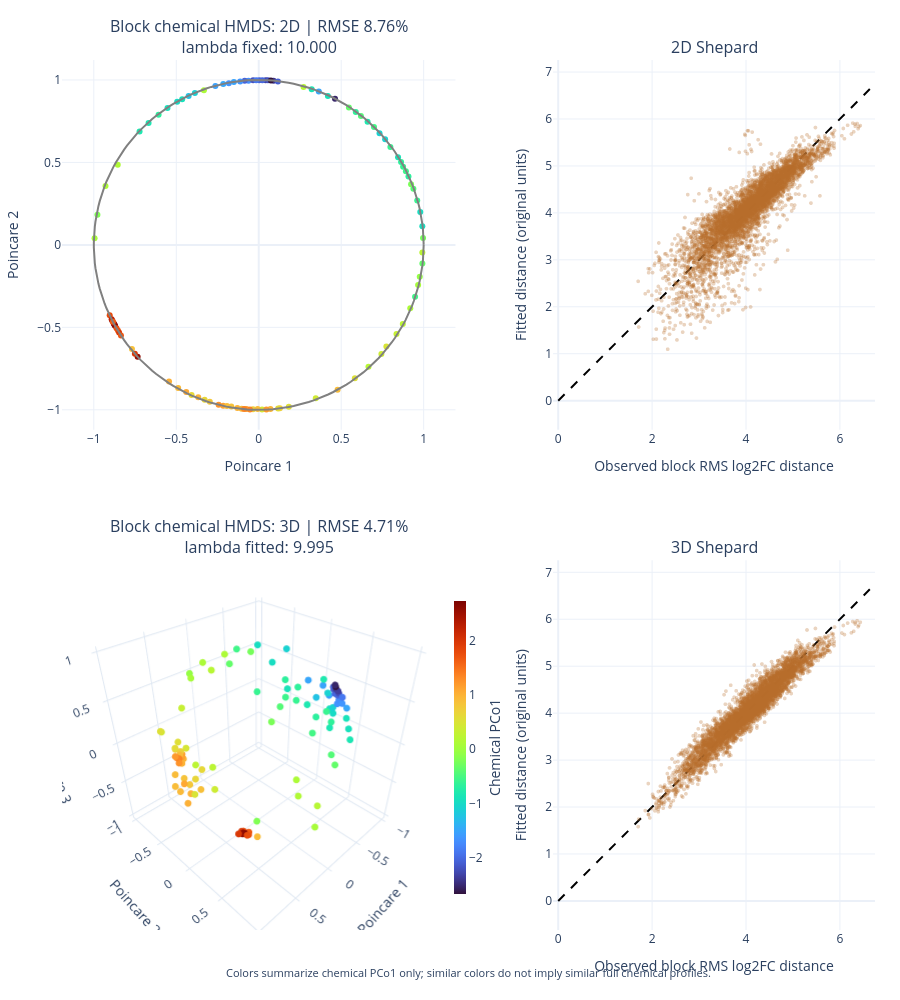

Here is the notebook cell this chart was saved with:
### Code cell
# Fixed chemical reference determines color; each embedding keeps its own distances.
from pathlib import Path
import sys
import importlib
color_root = next(root for root in (Path.cwd(), Path.cwd().parent)
                  if (root / 'notebook/chemical_colors.py').is_file())
if str(color_root / 'notebook') not in sys.path:
    sys.path.insert(0, str(color_root / 'notebook'))
import chemical_colors
importlib.reload(chemical_colors)
from chemical_colors import build_chemical_colors, mpl_colors, plotly_colors, mpl_colorbar_kwargs
if 'chemical_color_mapping' not in globals() or 'scores' not in chemical_color_mapping:
    if 'chemical_rdm' not in globals():
        raise RuntimeError('Run 化学 RDM 单元 then the color setup in 二维 MDS 单元 or 化学配色单元; no neural fit is needed')
    chemical_color_mapping = build_chemical_colors(chemical_rdm)
# Reuse this frozen mapping even when plotting a different RDM or sample order.
# Run 化学配色单元 explicitly to replace the reference or colormap.

# Reconstruct the paired block-chemical RDM using ALL full-library blocks.
# Retain groups flagged by the subset check; do not refit groups or change their weights.
# HMDS matches 单分子等权化学 HMDS 单元: shared residual sigma; fixed 2D lambda; freely fitted 3D lambda.
from pathlib import Path
from datetime import datetime
import importlib
import json
import pickle
import sys
import numpy as np
import pandas as pd
import matplotlib.pyplot as plt
from IPython.display import display

CHEM_BLOCK_HMDS_FIXED_LAMBDA_2D = 10.0
CHEM_BLOCK_HMDS_SEED = 20260919
CHEM_BLOCK_HMDS_INITIAL_LAMBDAS = (0.5, 2.0, 5.0)
CHEM_BLOCK_HMDS_MAX_BLOCKS = 20
CHEM_BLOCK_HMDS_ITERATIONS_PER_BLOCK = 1000
CHEM_BLOCK_HMDS_GRADIENT_TOLERANCE = 1e-6

if 'chemical_block_result' not in globals() or 'paired_subset_check' not in chemical_block_result:
    raise RuntimeError('Run the full-library version of 化学共变组分析单元 first')
if 'neural_rdm' not in globals():
    raise RuntimeError('Neural sample IDs are needed to define the paired subset')
chemical_block_hmds_root = next(
    root for root in (Path.cwd(), Path.cwd().parent)
    if (root / 'notebook/03_chemical_neuron_bacteria.ipynb').is_file()
)
if str(chemical_block_hmds_root / 'notebook') not in sys.path:
    sys.path.insert(0, str(chemical_block_hmds_root / 'notebook'))
import chemical_blocks
import chemical_hmds_polar
import chemical_hmds
chemical_blocks = importlib.reload(chemical_blocks)
chemical_hmds_polar = importlib.reload(chemical_hmds_polar)
chemical_hmds = importlib.reload(chemical_hmds)

chemical_block_hmds_source = chemical_block_result
chemical_block_hmds_ids = neural_rdm.index[
    neural_rdm.index.isin(chemical_block_hmds_source['input_profiles'].index)
]
if not chemical_block_hmds_ids.equals(chemical_block_hmds_source['paired_subset_check']['rdm'].index):
    raise ValueError('Paired sample IDs changed; rerun 化学共变组分析单元 before fitting')
chemical_block_hmds_profiles = chemical_block_hmds_source['input_profiles'].loc[chemical_block_hmds_ids]
chemical_block_hmds_groups = chemical_block_hmds_source['groups'].copy()  # ALL groups, including flagged groups.
chemical_block_hmds_rdm, chemical_block_hmds_weights = chemical_blocks.equal_block_distance(
    chemical_block_hmds_profiles, chemical_block_hmds_groups,
)
if not chemical_block_hmds_weights.equals(chemical_block_hmds_source['members']['block_feature_weight']):
    raise ValueError('Weights differ from full-library discovery')
if not np.allclose(chemical_block_hmds_rdm,
                   chemical_block_hmds_source['paired_subset_check']['rdm'], rtol=1e-12, atol=1e-12):
    raise ValueError('Recomputed block RDM differs from the frozen full-library RDM submatrix')
chemical_block_hmds_rdm.attrs.update(chemical_block_hmds_source['paired_subset_check']['rdm'].attrs)
chemical_block_hmds_rdm.attrs.update(flagged_groups_retained=True,
                                     sample_scope='Paired subset; frozen full-library blocks and feature weights')
chemical_block_hmds_checks = chemical_block_hmds_source['paired_subset_check']['group_summary']
chemical_block_hmds_flagged = chemical_block_hmds_checks.loc[
    chemical_block_hmds_checks.paired_relationships_pass.eq(False).fillna(False)
].copy()
assert chemical_block_hmds_flagged.index.isin(chemical_block_hmds_groups.unique()).all()
print(f'Paired RDM: {chemical_block_hmds_rdm.shape}; '
      f'{chemical_block_hmds_profiles.shape[1]} molecules; {chemical_block_hmds_groups.nunique()} full-library blocks')
print('Retained flagged blocks:', chemical_block_hmds_flagged.index.tolist())
display(chemical_block_hmds_flagged)

# Import shared geometry directly; no historical neural fit is required.
import neural_hmds
neural_hmds = importlib.reload(neural_hmds)
chemical_block_hmds_output = chemical_block_hmds_root / 'output/jupyter-notebook' / (
    'chemical_block_hmds_' + datetime.now().strftime('%Y%m%d_%H%M%S_%f')
)
chemical_block_hmds_bundle = chemical_hmds.fit_chemical_hmds(
    chemical_block_hmds_rdm,
    neural_hmds.hmds_geometry, neural_hmds.hmds_chart_to_ball,
    chemical_block_hmds_output, seed=CHEM_BLOCK_HMDS_SEED,
    initial_lambdas=CHEM_BLOCK_HMDS_INITIAL_LAMBDAS, max_blocks=CHEM_BLOCK_HMDS_MAX_BLOCKS,
    iterations_per_block=CHEM_BLOCK_HMDS_ITERATIONS_PER_BLOCK,
    gradient_tolerance=CHEM_BLOCK_HMDS_GRADIENT_TOLERANCE,
    fixed_lambda_2d=CHEM_BLOCK_HMDS_FIXED_LAMBDA_2D,
)
chemical_block_hmds_bundle['block_definition'] = dict(
    groups=chemical_block_hmds_groups, feature_weights=chemical_block_hmds_weights,
    discovery_parameters=chemical_block_hmds_source['parameters'].copy(),
    paired_group_checks=chemical_block_hmds_checks.copy(),
    retained_flagged_groups=chemical_block_hmds_flagged.index.tolist(),
    n_discovery_samples=len(chemical_block_hmds_source['input_profiles']),
    n_paired_samples=len(chemical_block_hmds_ids),
)
chemical_block_hmds_summary = chemical_block_hmds_bundle['summary']
# Coordinates for downstream matched analyses use the ORIGINAL neural sample order.
chemical_block_hmds_2d_coordinates = chemical_block_hmds_bundle['results'][2]['coordinates'].reindex(chemical_block_hmds_ids)
chemical_block_hmds_3d_coordinates = chemical_block_hmds_bundle['results'][3]['coordinates'].reindex(chemical_block_hmds_ids)

chemical_block_hmds_rdm.to_csv(chemical_block_hmds_output / 'paired_block_rdm.csv')
chemical_block_hmds_groups.to_csv(chemical_block_hmds_output / 'full_library_groups.csv')
chemical_block_hmds_weights.to_csv(chemical_block_hmds_output / 'full_library_feature_weights.csv')
chemical_block_hmds_flagged.to_csv(chemical_block_hmds_output / 'retained_flagged_groups.csv')
chemical_block_hmds_2d_coordinates.to_csv(chemical_block_hmds_output / 'embedding_2d_neural_order.csv')
chemical_block_hmds_3d_coordinates.to_csv(chemical_block_hmds_output / 'embedding_3d_neural_order.csv')
# Replace the generic bundle with the same fit plus its full grouping provenance.
with (chemical_block_hmds_output / 'chemical_hmds_result.pkl').open('wb') as handle:
    pickle.dump(chemical_block_hmds_bundle, handle)
with (chemical_block_hmds_output / 'chemical_block_hmds_result.pkl').open('wb') as handle:
    pickle.dump(chemical_block_hmds_bundle, handle)
for filename in ('chemical_blocks.py', 'chemical_hmds.py', 'chemical_hmds_polar.py', 'chemical_colors.py'):
    (chemical_block_hmds_output / filename.replace('.py', '_used.py')).write_bytes(
        (chemical_block_hmds_root / 'notebook' / filename).read_bytes()
    )
(chemical_block_hmds_output / 'neural_hmds_used.py').write_bytes(Path(neural_hmds.__file__).read_bytes())
# Source snapshots use the persistent cell ID, independent of notebook ordering.
chemical_block_hmds_notebook = json.loads(
    (chemical_block_hmds_root / 'notebook/03_chemical_neuron_bacteria.ipynb').read_text(encoding='utf-8')
)
chemical_block_hmds_generation_source = next(cell['source'] for cell in chemical_block_hmds_notebook['cells']
                             if cell.get('id') == '36509527')
(chemical_block_hmds_output / 'chemical_block_hmds_generation.py').write_text(
    ''.join(chemical_block_hmds_generation_source), encoding='utf-8'
)

fig_chemical_block_rdm, ax_chemical_block_rdm = plt.subplots(figsize=(9, 8), constrained_layout=True)
chemical_block_rdm_image = ax_chemical_block_rdm.imshow(chemical_block_hmds_rdm, cmap='magma', vmin=0)
chemical_block_rdm_ticks = np.arange(0, len(chemical_block_hmds_rdm), 10)
ax_chemical_block_rdm.set(xticks=chemical_block_rdm_ticks, yticks=chemical_block_rdm_ticks,
                          xticklabels=chemical_block_hmds_ids[chemical_block_rdm_ticks],
                          yticklabels=chemical_block_hmds_ids[chemical_block_rdm_ticks],
                          xlabel='Bacterial stimulus', ylabel='Bacterial stimulus',
                          title='Block chemical RDM: paired bacteria, all full-library blocks retained')
ax_chemical_block_rdm.tick_params(axis='x', labelrotation=90)
fig_chemical_block_rdm.colorbar(chemical_block_rdm_image, ax=ax_chemical_block_rdm, label='Block-equal RMS log2FC')
fig_chemical_block_rdm.savefig(chemical_block_hmds_output / 'paired_block_rdm.png', dpi=160)
plt.show()

display(chemical_block_hmds_summary[[
    'relative_rmse', 'metric_mds_relative_rmse', 'lambda_value', 'lambda_fitted',
    'shared_sigma_original', 'gradient_inf', 'converged', 'gradient_checks_passed',
]])
chemical_block_hmds_figure = chemical_hmds.plot_chemical_hmds(chemical_block_hmds_bundle, color_mapping=chemical_color_mapping)
chemical_colors.save_chemical_colors(chemical_color_mapping, chemical_block_hmds_output / 'color_reference')
for annotation in chemical_block_hmds_figure.layout.annotations:
    annotation.text = annotation.text.replace('Chemical HMDS', 'Block chemical HMDS')
for row in (1, 2):
    chemical_block_hmds_figure.update_xaxes(title_text='Observed block RMS log2FC distance', row=row, col=2)
chemical_block_hmds_figure.write_html(chemical_block_hmds_output / 'block_chemical_hmds_2d_3d.html', include_plotlyjs=True)
chemical_block_hmds_figure.write_json(chemical_block_hmds_output / 'block_chemical_hmds_2d_3d.json')
display({'application/vnd.plotly.v1+json': json.loads(chemical_block_hmds_figure.to_json())}, raw=True)

# Compare to an existing 单分子等权化学 HMDS 单元 fit only when it used the same samples and feature set.
if 'chemical_hmds_bundle' in globals():
    chemical_block_hmds_old_input = chemical_hmds_bundle['input_rdm']
    chemical_block_hmds_baseline = chemical_block_hmds_source['paired_subset_check']['baseline_rdm']
    chemical_block_hmds_matching_baseline = (
        set(chemical_block_hmds_old_input.index) == set(chemical_block_hmds_ids)
        and np.allclose(chemical_block_hmds_old_input.loc[chemical_block_hmds_ids, chemical_block_hmds_ids],
                        chemical_block_hmds_baseline, rtol=1e-10, atol=1e-12)
    )
    if chemical_block_hmds_matching_baseline:
        chemical_block_hmds_comparison = pd.concat({
            'Molecule-equal (单分子等权化学 HMDS 单元)': chemical_hmds_bundle['summary'],
            'Block-equal (组等权化学 HMDS 单元)': chemical_block_hmds_summary,
        }, names=['distance_definition', 'dimension'])[
            ['relative_rmse', 'lambda_value', 'lambda_fitted', 'converged', 'gradient_checks_passed']
        ]
        display(chemical_block_hmds_comparison)
        chemical_block_hmds_comparison.to_csv(chemical_block_hmds_output / 'molecule_vs_block_embedding_summary.csv')
        print('比较的是各自输入 RDM 的重建误差；不能仅据此判定哪一种化学距离更正确。')

print('六个标记组和全部其他组均保留；只改变分子权重，不重新分组。后续神经关联仍使用这 106 株配对菌。')
print('2D lambda 固定为 10；3D lambda 自由拟合。共享 sigma 表示模型残差，不是化学测量误差。')
if not chemical_block_hmds_summary.converged.all() or not chemical_block_hmds_summary.gradient_checks_passed.all():
    print('部分诊断未通过：相应 embedding 为暂定结果，需查看 summary.csv 和梯度检查。')
print('Saved:', chemical_block_hmds_output / 'chemical_block_hmds_result.pkl')

### Figure 1 — Plotly figure (JSON) as saved in the notebook; plotly's stock layout.template omitted (floating-point values rounded to 4 significant figures; data arrays with more than 128 entries replaced by an {"elided": "..."} marker saying what was removed)
{"data": [{"customdata": [0.1435, 0.9394, 1.03, 0.8498, 1.002, 0.9971, 0.9246, 1.147, 0.7015, 0.9834, 0.6243, 1.141, 0.4595, 0.9116, 1.375, 1.361, 1.207, 0.5546, 0.7488, 0.5985, 0.8066, 1.083, 0.9085, 0.6502, 0.8814, 1.255, 0.409, 0.5299, 0.2329, 0.2321, 0.4801, 0.3854, -0.3449, -0.4255, -0.2257, -0.598, -0.8824, -0.5997, -0.5599, -0.6654, -0.6648, -0.5983, -0.644, 0.201, 0.1053, -0.5395, -0.2479, 0.1191, -0.3447, -0.8937, -0.8343, -0.4322, 0.1185, 0.195, -1.087, -0.0695, -0.956, 0.3212, 0.06634, -0.8031, -0.1886, 0.06864, -0.5203, -1.085, -0.9637, 2.58, 2.736, 2.681, 2.673, 1.662, 1.978, 1.756, 1.7, 2.596, 1.987, 1.787, 2.483, 2.234, 1.634, 0.9068, -0.8124, -1.493, -1.243, -0.6744, -0.8301, -1.104, -0.9941, -0.923, -1.689, -1.538, -1.645, -2.074, -2.193, -2.392, -2.347, -2.108, -2.203, -2.044, -1.886, -2.026, -0.9163, -1.49, -1.51, -2.667, -2.534, -1.63], "hovertemplate": "%{text}<br>Chemical PCo1: %{customdata:.3f}<extra></extra>", "marker": {"cmax": 2.736, "cmin": -2.667, "color": [0.1435, 0.9394, 1.03, 0.8498, 1.002, 0.9971, 0.9246, 1.147, 0.7015, 0.9834, 0.6243, 1.141, 0.4595, 0.9116, 1.375, 1.361, 1.207, 0.5546, 0.7488, 0.5985, 0.8066, 1.083, 0.9085, 0.6502, 0.8814, 1.255, 0.409, 0.5299, 0.2329, 0.2321, 0.4801, 0.3854, -0.3449, -0.4255, -0.2257, -0.598, -0.8824, -0.5997, -0.5599, -0.6654, -0.6648, -0.5983, -0.644, 0.201, 0.1053, -0.5395, -0.2479, 0.1191, -0.3447, -0.8937, -0.8343, -0.4322, 0.1185, 0.195, -1.087, -0.0695, -0.956, 0.3212, 0.06634, -0.8031, -0.1886, 0.06864, -0.5203, -1.085, -0.9637, 2.58, 2.736, 2.681, 2.673, 1.662, 1.978, 1.756, 1.7, 2.596, 1.987, 1.787, 2.483, 2.234, 1.634, 0.9068, -0.8124, -1.493, -1.243, -0.6744, -0.8301, -1.104, -0.9941, -0.923, -1.689, -1.538, -1.645, -2.074, -2.193, -2.392, -2.347, -2.108, -2.203, -2.044, -1.886, -2.026, -0.9163, -1.49, -1.51, -2.667, -2.534, -1.63], "colorbar": {"len": 0.36, "thickness": 12, "title": {"side": "right", "text": "Chemical PCo1"}, "x": 0.47, "y": 0.21}, "colorscale": {"elided": "256x2 mixed values"}, "showscale": false, "size": 6}, "mode": "markers", "showlegend": false, "text": ["A148", "A001", "A002", "A005", "A006", "A007", "A008", "A009", "A010", "A011", "A013", "A014", "A015", "A016", "A017", "A019", "A020", "A021", "A022", "A023", "A024", "A025", "A026", "A029", "A034", "A038", "A040", "A041", "A044", "A045", "A048", "A049", "A065", "A073", "A074", "A075", "A077", "A079", "A080", "A084", "A085", "A093", "A095", "A110", "A113", "A118", "A128", "A132", "A136", "A137", "A138", "A139", "A146", "A151", "A165", "A178", "A179", "A181", "A184", "A187", "A189", "A199", "A200", "A206", "A215", "A226", "A228", "A231", "A232", "A234", "A235", "A236", "A237", "A238", "A240", "A241", "A246", "A247", "A248", "A249", "A253", "A255", "A257", "A258", "A260", "A264", "A266", "A268", "A269", "A285", "A287", "A288", "A289", "A290", "A291", "A292", "A293", "A294", "A295", "A296", "A297", "A298", "A299", "A300", "A302", "A305"], "type": "scatter", "x": [-0.855, -0.4884, -0.5439, -0.1662, -0.3668, -0.1297, -0.1036, -0.07416, -0.03499, 0.0708, -0.4072, -0.2157, 0.01998, -0.006636, -0.08862, -0.05342, 0.04611, 0.1824, 0.1283, 0.1174, -0.2967, -0.4397, -0.193, -0.3283, -0.7687, -0.2433, 0.3458, 0.5827, 0.8734, 0.9918, 0.7738, 0.7437, 0.9921, 0.9376, 0.9235, 0.9609, 0.8445, 0.8752, 0.8922, 0.9078, 0.8629, 0.7981, 0.5883, 0.6653, 0.9187, 0.9479, 0.9963, -0.9289, 0.5466, 0.4192, 0.3211, 0.6195, -0.3325, 0.2717, 0.7323, 0.9762, 0.9918, 0.8352, 0.9662, 0.6598, -0.9781, -0.9953, 0.6988, 0.7663, 0.9794, -0.8738, -0.871, -0.888, -0.8773, -0.8538, -0.8467, -0.8623, -0.8354, -0.7343, -0.7511, -0.9037, -0.8798, -0.892, -0.8839, 0.478, -0.7225, 0.3642, -0.4252, -0.6073, -0.6679, -0.3871, -0.4946, -0.4643, -0.0622, -0.2629, -0.1814, 0.003204, -0.03399, 0.08994, 0.04197, 0.1164, 0.05559, -0.08511, -0.0155, 0.02147, -0.5533, -0.215, -0.151, 0.07359, 0.4624, -0.1127], "xaxis": "x", "y": [0.4863, -0.8673, -0.8286, -0.9803, -0.9237, -0.9892, -0.9934, -0.9957, -0.9967, -0.9954, -0.9098, -0.9751, -0.9986, -0.9952, -0.995, -0.9981, -0.998, -0.9817, -0.9905, -0.9923, -0.951, -0.8922, -0.9767, -0.9391, -0.6315, -0.9688, -0.9305, -0.8089, -0.4791, -0.04653, -0.6161, -0.6615, -0.1127, 0.3402, 0.367, 0.2697, 0.5313, 0.4733, 0.4467, 0.4143, 0.502, 0.5941, 0.8062, -0.7383, -0.3836, -0.3143, 0.04241, 0.357, 0.8334, 0.9029, 0.9438, 0.7811, 0.9381, 0.9577, 0.6771, -0.1938, 0.1126, -0.541, -0.243, 0.7466, 0.1833, 0.03957, 0.7144, 0.6397, 0.1994, -0.4857, -0.4909, -0.4595, -0.4796, -0.5195, -0.5308, -0.5057, -0.5487, -0.6782, -0.6596, -0.4273, -0.4751, -0.4517, -0.4665, -0.8781, 0.6872, 0.9299, 0.9026, 0.7891, 0.7396, 0.9202, 0.8674, 0.8826, 0.9952, 0.9632, 0.9803, 0.9988, 0.9983, 0.995, 0.9984, 0.9913, 0.9978, 0.9953, 0.9979, 0.9988, 0.8302, 0.975, 0.9871, 0.9971, 0.8863, 0.991], "yaxis": "y"}, {"hoverinfo": "skip", "line": {"color": "gray"}, "mode": "lines", "showlegend": false, "type": "scatter", "x": {"elided": "200 float values"}, "xaxis": "x", "y": {"elided": "200 float values"}, "yaxis": "y"}, {"marker": {"color": "#b76d2b", "opacity": 0.3, "size": 4}, "mode": "markers", "showlegend": false, "type": "scattergl", "x": {"elided": "5565 float values"}, "xaxis": "x2", "y": {"elided": "5565 float values"}, "yaxis": "y2"}, {"hoverinfo": "skip", "line": {"color": "black", "dash": "dash"}, "mode": "lines", "showlegend": false, "type": "scatter", "x": [0, 6.637], "xaxis": "x2", "y": [0, 6.637], "yaxis": "y2"}, {"customdata": [0.1435, 0.9394, 1.03, 0.8498, 1.002, 0.9971, 0.9246, 1.147, 0.7015, 0.9834, 0.6243, 1.141, 0.4595, 0.9116, 1.375, 1.361, 1.207, 0.5546, 0.7488, 0.5985, 0.8066, 1.083, 0.9085, 0.6502, 0.8814, 1.255, 0.409, 0.5299, 0.2329, 0.2321, 0.4801, 0.3854, -0.3449, -0.4255, -0.2257, -0.598, -0.8824, -0.5997, -0.5599, -0.6654, -0.6648, -0.5983, -0.644, 0.201, 0.1053, -0.5395, -0.2479, 0.1191, -0.3447, -0.8937, -0.8343, -0.4322, 0.1185, 0.195, -1.087, -0.0695, -0.956, 0.3212, 0.06634, -0.8031, -0.1886, 0.06864, -0.5203, -1.085, -0.9637, 2.58, 2.736, 2.681, 2.673, 1.662, 1.978, 1.756, 1.7, 2.596, 1.987, 1.787, 2.483, 2.234, 1.634, 0.9068, -0.8124, -1.493, -1.243, -0.6744, -0.8301, -1.104, -0.9941, -0.923, -1.689, -1.538, -1.645, -2.074, -2.193, -2.392, -2.347, -2.108, -2.203, -2.044, -1.886, -2.026, -0.9163, -1.49, -1.51, -2.667, -2.534, -1.63], "hovertemplate": "%{text}<br>Chemical PCo1: %{customdata:.3f}<extra></extra>", "marker": {"cmax": 2.736, "cmin": -2.667, "color": [0.1435, 0.9394, 1.03, 0.8498, 1.002, 0.9971, 0.9246, 1.147, 0.7015, 0.9834, 0.6243, 1.141, 0.4595, 0.9116, 1.375, 1.361, 1.207, 0.5546, 0.7488, 0.5985, 0.8066, 1.083, 0.9085, 0.6502, 0.8814, 1.255, 0.409, 0.5299, 0.2329, 0.2321, 0.4801, 0.3854, -0.3449, -0.4255, -0.2257, -0.598, -0.8824, -0.5997, -0.5599, -0.6654, -0.6648, -0.5983, -0.644, 0.201, 0.1053, -0.5395, -0.2479, 0.1191, -0.3447, -0.8937, -0.8343, -0.4322, 0.1185, 0.195, -1.087, -0.0695, -0.956, 0.3212, 0.06634, -0.8031, -0.1886, 0.06864, -0.5203, -1.085, -0.9637, 2.58, 2.736, 2.681, 2.673, 1.662, 1.978, 1.756, 1.7, 2.596, 1.987, 1.787, 2.483, 2.234, 1.634, 0.9068, -0.8124, -1.493, -1.243, -0.6744, -0.8301, -1.104, -0.9941, -0.923, -1.689, -1.538, -1.645, -2.074, -2.193, -2.392, -2.347, -2.108, -2.203, -2.044, -1.886, -2.026, -0.9163, -1.49, -1.51, -2.667, -2.534, -1.63], "colorbar": {"len": 0.36, "thickness": 12, "title": {"side": "right", "text": "Chemical PCo1"}, "x": 0.47, "y": 0.21}, "colorscale": {"elided": "256x2 mixed values"}, "showscale": true, "size": 4}, "mode": "markers", "scene": "scene", "showlegend": false, "text": ["A148", "A001", "A002", "A005", "A006", "A007", "A008", "A009", "A010", "A011", "A013", "A014", "A015", "A016", "A017", "A019", "A020", "A021", "A022", "A023", "A024", "A025", "A026", "A029", "A034", "A038", "A040", "A041", "A044", "A045", "A048", "A049", "A065", "A073", "A074", "A075", "A077", "A079", "A080", "A084", "A085", "A093", "A095", "A110", "A113", "A118", "A128", "A132", "A136", "A137", "A138", "A139", "A146", "A151", "A165", "A178", "A179", "A181", "A184", "A187", "A189", "A199", "A200", "A206", "A215", "A226", "A228", "A231", "A232", "A234", "A235", "A236", "A237", "A238", "A240", "A241", "A246", "A247", "A248", "A249", "A253", "A255", "A257", "A258", "A260", "A264", "A266", "A268", "A269", "A285", "A287", "A288", "A289", "A290", "A291", "A292", "A293", "A294", "A295", "A296", "A297", "A298", "A299", "A300", "A302", "A305"], "type": "scatter3d", "x": [0.4174, 0.6653, 0.6708, 0.4993, 0.5285, 0.4258, 0.4081, 0.3921, 0.3793, 0.3763, 0.192, 0.3701, 0.2816, 0.6091, 0.4396, 0.4693, 0.4865, 0.3733, 0.4476, 0.4476, 0.4652, 0.5383, 0.7054, 0.3449, 0.3557, 0.4654, 0.6598, 0.8032, 0.9174, 0.8585, 0.9669, 0.8974, 0.2682, 0.288, 0.411, 0.3485, 0.1319, 0.134, 0.1986, 0.08215, 0.03654, -0.08221, -0.07339, -0.1211, 0.1492, 0.004917, 0.01188, -0.1455, 0.03506, -0.3198, -0.2597, 0.05393, 0.4191, 0.2443, -0.2335, 0.3582, -0.2787, 0.7228, 0.4696, -0.3284, 0.7123, 0.1454, 0.1652, -0.45, 0.02092, 0.3458, 0.342, 0.3463, 0.3494, 0.2864, 0.3398, 0.3197, 0.3256, 0.368, 0.4073, 0.3474, 0.3384, 0.3343, 0.3172, 0.285, -0.9805, -0.923, -0.9853, -0.9878, -0.9693, -0.9754, -0.9799, -0.9859, -0.9141, -0.9574, -0.9415, -0.876, -0.8788, -0.8633, -0.8624, -0.8918, -0.8726, -0.9117, -0.8531, -0.8998, -0.8758, -0.8648, -0.9309, -0.8465, -0.8331, -0.8983], "y": [0.8816, -0.5147, -0.3903, -0.6703, -0.5279, -0.7919, -0.8411, -0.8328, -0.8614, -0.8266, -0.7486, -0.852, -0.8926, -0.6655, -0.8157, -0.8134, -0.8129, -0.8998, -0.8542, -0.8586, -0.6253, -0.6197, -0.5375, -0.6768, -0.5756, -0.7863, -0.729, -0.5018, 0.1753, 0.3271, 0.1897, 0.3832, -0.09305, 0.5319, 0.5548, 0.3294, 0.466, 0.5691, 0.5081, 0.3954, 0.4987, 0.7273, 0.7926, -0.8441, -0.6299, -0.2869, -0.09039, -0.6403, 0.9523, 0.7817, 0.8858, 0.9164, 0.8524, 0.9611, 0.6155, -0.5737, -0.2948, -0.2259, -0.4027, 0.4898, 0.6892, 0.8889, 0.7843, -0.06939, 0.185, 0.1105, 0.1357, 0.1267, 0.1285, 0.1334, 0.07581, 0.08433, 0.1713, 0.1207, 0.1025, 0.1716, 0.1353, 0.1272, 0.1627, 0.264, -0.1818, -0.1469, -0.06475, -0.04616, 0.1723, 0.1803, 0.1881, 0.1319, 0.2879, 0.1273, 0.2551, 0.2264, 0.245, 0.2728, 0.2989, 0.2237, 0.3052, 0.2346, 0.3673, 0.277, 0.4775, 0.4287, 0.05305, 0.2747, 0.275, 0.3444], "z": [0.1303, -0.5316, -0.6153, -0.5369, -0.6542, -0.432, -0.3514, -0.3865, -0.329, -0.4135, -0.6282, -0.3665, -0.3477, -0.4178, -0.373, -0.3423, -0.317, -0.2195, -0.2602, -0.2469, -0.6198, -0.5618, -0.4488, -0.6411, -0.7287, -0.4035, 0.1284, 0.3098, 0.3445, 0.3721, 0.0595, 0.1918, 0.9571, 0.7926, 0.7124, 0.8749, 0.8719, 0.804, 0.835, 0.9122, 0.8637, 0.6726, 0.6012, 0.5079, 0.7554, 0.9564, 0.9927, 0.7479, 0.2872, 0.5243, 0.3732, 0.386, 0.2897, -0.04199, 0.7486, 0.7287, 0.9116, 0.6444, 0.7801, 0.802, -0.08901, -0.4247, 0.5964, 0.8876, 0.9819, -0.9315, -0.9297, -0.9294, -0.9279, -0.9481, -0.9368, -0.9434, -0.9294, -0.9216, -0.9071, -0.9215, -0.9311, -0.9337, -0.9337, -0.9212, -0.0005482, 0.3508, 0.1408, -0.113, -0.1546, 0.1137, 0.0403, 0.07244, 0.2746, 0.253, 0.2053, 0.423, 0.4069, 0.4225, 0.4066, 0.3886, 0.3795, 0.334, 0.3643, 0.334, 0.01446, 0.255, 0.3568, 0.4556, 0.4794, 0.2626]}, {"marker": {"color": "#b76d2b", "opacity": 0.3, "size": 4}, "mode": "markers", "showlegend": false, "type": "scattergl", "x": {"elided": "5565 float values"}, "xaxis": "x3", "y": {"elided": "5565 float values"}, "yaxis": "y3"}, {"hoverinfo": "skip", "line": {"color": "black", "dash": "dash"}, "mode": "lines", "showlegend": false, "type": "scatter", "x": [0, 6.637], "xaxis": "x3", "y": [0, 6.637], "yaxis": "y3"}], "layout": {"annotations": [{"font": {"size": 16}, "showarrow": false, "text": "Block chemical HMDS: 2D | RMSE 8.76%<br>lambda fixed: 10.000", "x": 0.242, "xanchor": "center", "xref": "paper", "y": 1, "yanchor": "bottom", "yref": "paper"}, {"font": {"size": 16}, "showarrow": false, "text": "2D Shepard", "x": 0.802, "xanchor": "center", "xref": "paper", "y": 1, "yanchor": "bottom", "yref": "paper"}, {"font": {"size": 16}, "showarrow": false, "text": "Block chemical HMDS: 3D | RMSE 4.71%<br>lambda fitted: 9.995", "x": 0.242, "xanchor": "center", "xref": "paper", "y": 0.425, "yanchor": "bottom", "yref": "paper"}, {"font": {"size": 16}, "showarrow": false, "text": "3D Shepard", "x": 0.802, "xanchor": "center", "xref": "paper", "y": 0.425, "yanchor": "bottom", "yref": "paper"}, {"font": {"size": 11}, "showarrow": false, "text": "Colors summarize chemical PCo1 only; similar colors do not imply similar full chemical profiles.", "x": 0.5, "xref": "paper", "y": -0.06, "yref": "paper"}], "height": 1000, "margin": {"b": 70, "l": 35, "r": 25, "t": 60}, "meta": {"axis": 1, "cmap_name": "turbo", "color_source": "chemical reference only", "method": "classical PCoA", "n_reference_samples": 106, "negative_inertia_fraction": 0, "normalization": "linear min-max over the full fixed reference; no grouping or ranking", "note": "Colors summarize chemical PCo1 only; similar colors do not imply similar full chemical profiles.", "positive_inertia_fraction": 0.2186, "reference_metadata": {"detection_status": "Unknown from FC matrix alone; not inferred from numerical validity", "distance": "RMS difference of log2FC", "feature_selection": "Candidate set intersected with positive finite FC in every selected sample", "feature_weighting": "equal per metabolite", "metabolites": {"elided": "380 str values"}, "n_features": 380, "raw_file": "h:\\Process_temporary\\WJH\\bacteria_analysis\\data\\matrix.xlsx", "reliability": "Unverified; numerical-validity-only exploratory baseline", "sample_ids": ["A001", "A002", "A005", "A006", "A007", "A008", "A009", "A010", "A011", "A013", "A014", "A015", "A016", "A017", "A019", "A020", "A021", "A022", "A023", "A024", "A025", "A026", "A029", "A034", "A038", "A040", "A041", "A044", "A045", "A048", "A049", "A065", "A073", "A074", "A075", "A077", "A079", "A080", "A084", "A085", "A093", "A095", "A110", "A113", "A118", "A128", "A132", "A136", "A137", "A138", "A139", "A146", "A148", "A151", "A165", "A178", "A179", "A181", "A184", "A187", "A189", "A199", "A200", "A206", "A215", "A226", "A228", "A231", "A232", "A234", "A235", "A236", "A237", "A238", "A240", "A241", "A246", "A247", "A248", "A249", "A253", "A255", "A257", "A258", "A260", "A264", "A266", "A268", "A269", "A285", "A287", "A288", "A289", "A290", "A291", "A292", "A293", "A294", "A295", "A296", "A297", "A298", "A299", "A300", "A302", "A305"], "sample_scope": "Neural/chemical ID intersection", "sheet": 0, "transform": "log2 only"}, "reference_name": "cell9 chemical_rdm", "reference_sha256": "130be07f460bd7eafa2d864e104ada6b53876557f3fbb11f23f7010e6e229d72", "sign_rule": "largest absolute PCo1 score positive; sample IDs sorted before decomposition", "vmax": 2.736, "vmin": -2.667}, "scene": {"aspectmode": "cube", "domain": {"x": [0, 0.484], "y": [0, 0.425]}, "xaxis": {"range": [-1.05, 1.05], "title": {"text": "Poincare 1"}}, "yaxis": {"range": [-1.05, 1.05], "title": {"text": "Poincare 2"}}, "zaxis": {"range": [-1.05, 1.05], "title": {"text": "Poincare 3"}}}, "xaxis": {"anchor": "y", "domain": [0, 0.484], "range": [-1.05, 1.05], "title": {"text": "Poincare 1"}}, "xaxis2": {"anchor": "y2", "domain": [0.604, 1], "range": [0, 6.637], "title": {"text": "Observed block RMS log2FC distance"}}, "xaxis3": {"anchor": "y3", "domain": [0.604, 1], "range": [0, 6.637], "title": {"text": "Observed block RMS log2FC distance"}}, "yaxis": {"anchor": "x", "domain": [0.575, 1], "range": [-1.05, 1.05], "scaleanchor": "x", "scaleratio": 1, "title": {"text": "Poincare 2"}}, "yaxis2": {"anchor": "x2", "domain": [0.575, 1], "range": [0, 6.637], "scaleanchor": "x2", "scaleratio": 1, "title": {"text": "Fitted distance (original units)"}}, "yaxis3": {"anchor": "x3", "domain": [0, 0.425], "range": [0, 6.637], "scaleanchor": "x3", "scaleratio": 1, "title": {"text": "Fitted distance (original units)"}}}}
